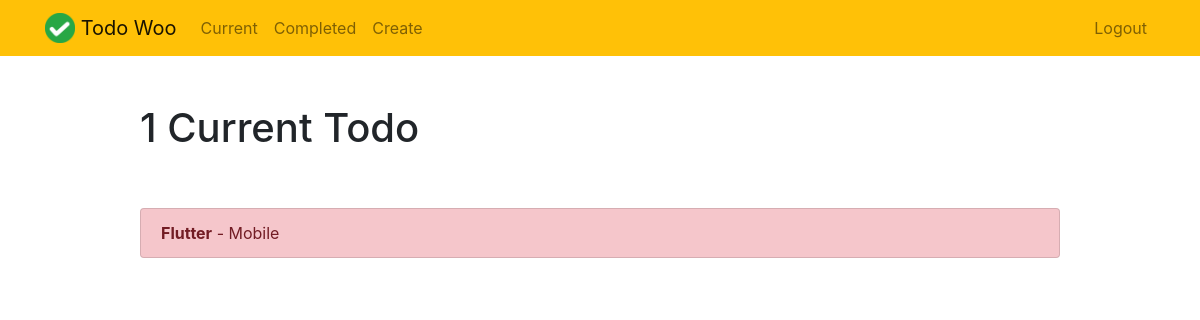
Page /current/ (signed in) on the earlier database version.
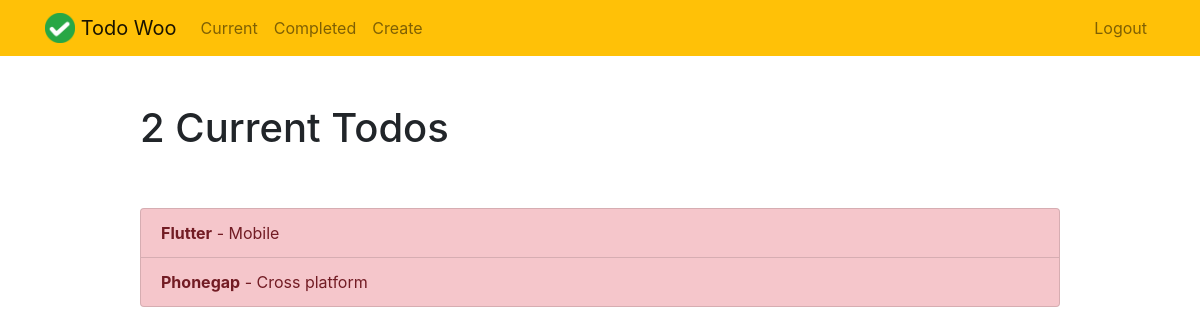
Same page on the later database version.
### todo/models.py (models this page shows, shortened)
class Todo(models.Model):
    title = models.CharField(max_length=100)
    memo = models.TextField(blank=True)
    created = models.DateTimeField(auto_now_add=True)
    datecompleted = models.DateTimeField(null=True, blank=True)
    important = models.BooleanField(default=False)
    user = models.ForeignKey(User, on_delete=models.CASCADE)

### todo/views.py (the view)
# urls.py: path('current/', views.currenttodos, name='currenttodos'),
@login_required
def currenttodos(request):
    todos = Todo.objects.filter(user=request.user, datecompleted__isnull=True)
    return render(request, 'todo/currenttodos.html', {'todos': todos})

### todo/templates/todo/currenttodos.html
{% extends "todo/base.html" %}
{% block content %}
    <div class="row justify-content-center mt-5">
        <div class="col-md-10">
            {% if todos %}
                 <h1>{{ todos.count }} Current Todo{{ todos.count|pluralize }}</h1>
            {% else %}
                           <h1>Current Todos</h1>
            {% endif %}
        </div>
    </div>
    <div class="row justify-content-center mt-5">
        <div class="col-md-10">
        {% if todos %}
            <div class="list-group">
                {% for todo in todos %}
                    <a href="{% url 'todo' todo.id %}" class="list-group-item list-group-item-action{% if todo.important %} list-group-item-danger{% endif %}"><b>{{ todo.title }}</b>{% if todo.memo %} - {{ todo.memo|truncatechars:30 }}{% endif %}</a>
                {% endfor %}
            </div>
        {% else %}
            <div class="text-center">
                <h2>Looks like you don't have any todos! Nice work.</h2>
            <br>
            <a role="button" class="btn btn-primary" href="{% url 'createtodo' %}">New Todo</a>
            </div>
        {% endif %}
        </div>
    </div>
{% endblock %}

Differences in the rows shown:
added Todo: title "Phonegap", memo "Cross platform"
Other differences:
{{ todos.count }}: "1" → "2"
